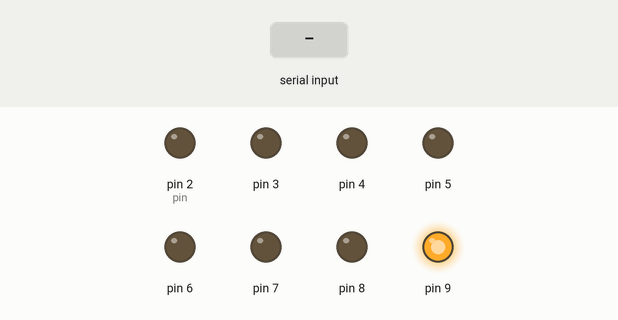
Simulated run of this sketch. Board: Arduino Uno, built with avr-gcc and run on an emulated ATmega328P. Parts: output pins drawn as LEDs (lit = HIGH). The inputs (shaded band) are chosen by the test bench.

Above: at 1.2 s.
1.3 s: "1" received over Serial
At 2.1 s:
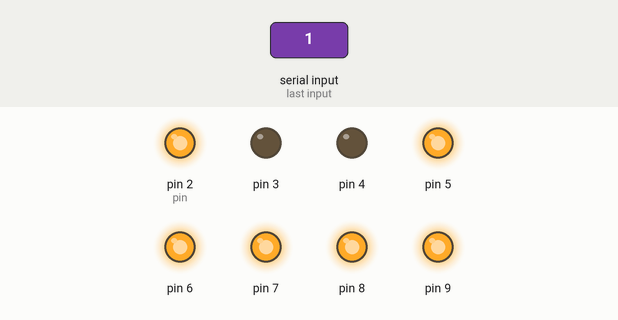
2.8 s: "0" received over Serial
At 3.3 s:
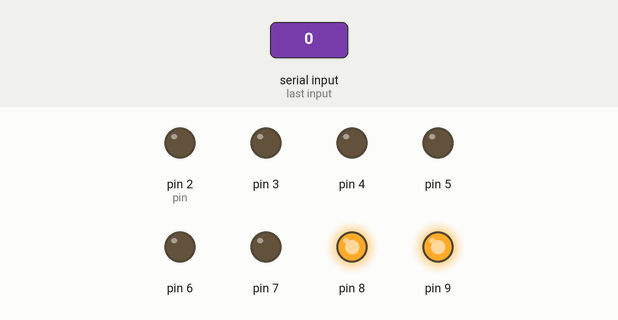
4.3 s: "2" received over Serial
At 5.6 s:
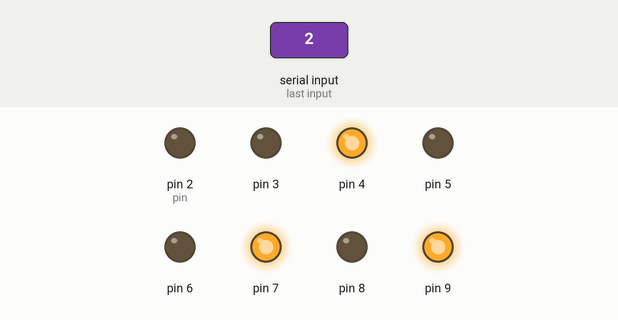
Timing chart, 0 to 7.3 s (numbered marks = the images above; inputs shaded):
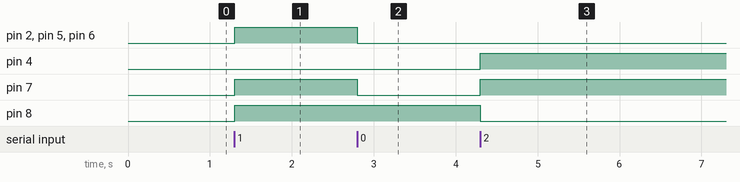

Measured:
- after the input at 1.3 s, pin 2 (pin), pin 5–8: LOW → HIGH at once
- after the input at 2.8 s, pin 2 (pin), pin 5–7: HIGH → LOW at once
- after the input at 4.3 s, pin 4, pin 7: LOW → HIGH at once; pin 8: HIGH → LOW at once

The sketch:

20190408_3.ino
```cpp
#define DELAY_TIME 500

byte digits[10][7] = {
  {0,0,0,0,0,0,1},
  {1,0,0,1,1,1,1},
  {0,0,1,0,0,1,0},
  {0,0,0,0,1,1,0},
  {1,0,0,1,1,0,0},
  {0,1,0,0,1,0,0},
  {0,1,0,0,0,0,0},
  {0,0,0,1,1,1,1},
  {0,0,0,0,0,0,0},
  {0,0,0,1,1,0,0}
};
void setup() {
  for(int i =2;i<10;i++){
    pinMode(i, OUTPUT);
  }
  digitalWrite(9,HIGH);
  Serial.begin(9600);
}

void loop() {

  if(Serial.available()){
    char ch = Serial.read();
    if(ch >='0' && ch<= '9') displayDigit(ch - 0x30);
  }
}

void displayDigit(int num){
  int pin = 2;
  for(int i = 0; i<7;i++){
    digitalWrite(pin +i , digits[num][i]);
  }
}
```
